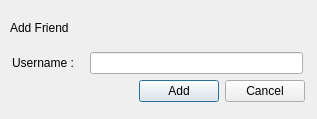
<?xml version="1.0" encoding="UTF-8"?>
<ui version="4.0">
 <class>AddFriendDialog</class>
 <widget class="QDialog" name="AddFriendDialog">
  <property name="geometry">
   <rect>
    <x>0</x>
    <y>0</y>
    <width>317</width>
    <height>119</height>
   </rect>
  </property>
  <property name="minimumSize">
   <size>
    <width>317</width>
    <height>0</height>
   </size>
  </property>
  <property name="maximumSize">
   <size>
    <width>317</width>
    <height>16777215</height>
   </size>
  </property>
  <property name="windowTitle">
   <string>Dialog</string>
  </property>
  <widget class="QWidget" name="layoutWidget">
   <property name="geometry">
    <rect>
     <x>10</x>
     <y>10</y>
     <width>295</width>
     <height>92</height>
    </rect>
   </property>
   <layout class="QVBoxLayout" name="verticalLayout_2">
    <item>
     <layout class="QVBoxLayout" name="verticalLayout">
      <item>
       <widget class="QLabel" name="label">
        <property name="text">
         <string>Add Friend</string>
        </property>
       </widget>
      </item>
      <item>
       <layout class="QHBoxLayout" name="horizontalLayout">
        <item>
         <widget class="QLabel" name="usernameLabel">
          <property name="minimumSize">
           <size>
            <width>70</width>
            <height>0</height>
           </size>
          </property>
          <property name="maximumSize">
           <size>
            <width>70</width>
            <height>16777215</height>
           </size>
          </property>
          <property name="text">
           <string>Username :</string>
          </property>
         </widget>
        </item>
        <item>
         <widget class="QLineEdit" name="usernameLineEdit">
          <property name="minimumSize">
           <size>
            <width>213</width>
            <height>0</height>
           </size>
          </property>
          <property name="maximumSize">
           <size>
            <width>213</width>
            <height>16777215</height>
           </size>
          </property>
         </widget>
        </item>
       </layout>
      </item>
     </layout>
    </item>
    <item>
     <layout class="QHBoxLayout" name="horizontalLayout_3">
      <item>
       <spacer name="horizontalSpacer">
        <property name="orientation">
         <enum>Qt::Horizontal</enum>
        </property>
        <property name="sizeHint" stdset="0">
         <size>
          <width>40</width>
          <height>20</height>
         </size>
        </property>
       </spacer>
      </item>
      <item>
       <layout class="QHBoxLayout" name="horizontalLayout_2">
        <item>
         <widget class="QPushButton" name="addPushButton">
          <property name="text">
           <string>Add</string>
          </property>
          <property name="default">
           <bool>true</bool>
          </property>
         </widget>
        </item>
        <item>
         <widget class="QPushButton" name="cancelPushButton">
          <property name="text">
           <string>Cancel</string>
          </property>
         </widget>
        </item>
       </layout>
      </item>
     </layout>
    </item>
   </layout>
  </widget>
 </widget>
 <resources/>
 <connections>
  <connection>
   <sender>cancelPushButton</sender>
   <signal>clicked()</signal>
   <receiver>AddFriendDialog</receiver>
   <slot>close()</slot>
   <hints>
    <hint type="sourcelabel">
     <x>250</x>
     <y>86</y>
    </hint>
    <hint type="destinationlabel">
     <x>75</x>
     <y>61</y>
    </hint>
   </hints>
  </connection>
 </connections>
 <slots>
  <signal>okClicked()</signal>
 </slots>
</ui>
